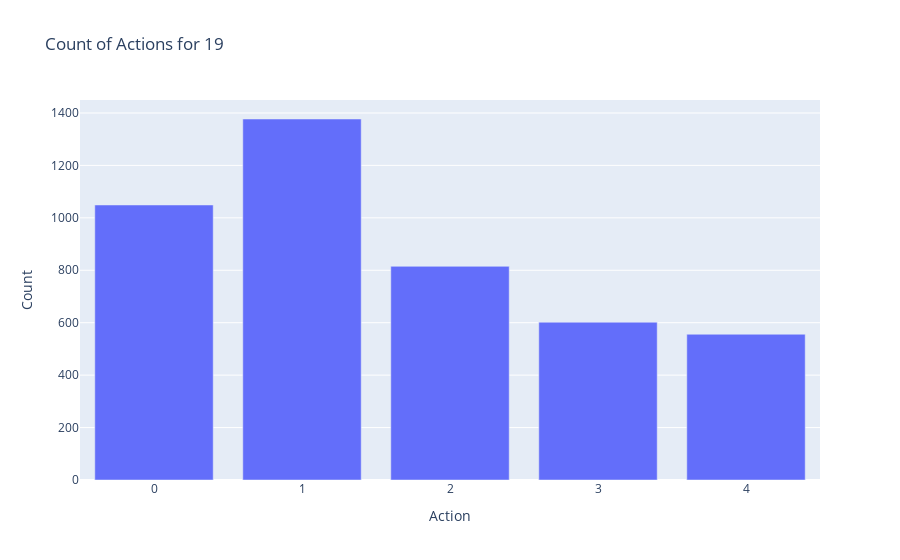

The cell this chart's notebook holds for it:
### Code cell
plot_action_counts(df = train_hist_df, token = token)

### Figure 1 — Plotly figure (JSON) as saved in the notebook; plotly's stock layout.template omitted (floating-point values rounded to 4 significant figures)
{"data": [{"alignmentgroup": "True", "hovertemplate": "Action=%{x}<br>Count=%{y}<extra></extra>", "legendgroup": "", "marker": {"color": "#636efa", "pattern": {"shape": ""}}, "name": "", "offsetgroup": "", "orientation": "v", "showlegend": false, "textposition": "auto", "type": "bar", "x": [1, 0, 2, 3, 4], "xaxis": "x", "y": [1377, 1049, 815, 602, 556], "yaxis": "y"}], "layout": {"barmode": "relative", "legend": {"tracegroupgap": 0}, "title": {"text": "Count of Actions for 19"}, "xaxis": {"anchor": "y", "domain": [0, 1], "title": {"text": "Action"}}, "yaxis": {"anchor": "x", "domain": [0, 1], "title": {"text": "Count"}}}}
